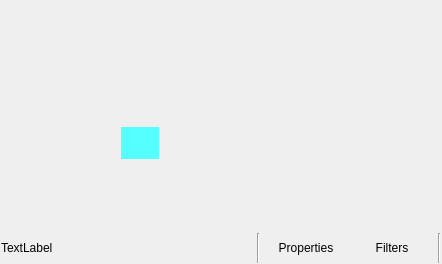
  <widget class="QWidget" name="centralwidget">
   <property name="styleSheet">
    <string notr="true"/>
   </property>
   <layout class="QVBoxLayout" name="verticalLayout">
    <property name="spacing">
     <number>0</number>
    </property>
    <property name="leftMargin">
     <number>1</number>
    </property>
    <property name="topMargin">
     <number>1</number>
    </property>
    <property name="rightMargin">
     <number>1</number>
    </property>
    <property name="bottomMargin">
     <number>1</number>
    </property>
    <item>
     <widget class="QWidget" name="customWidget" native="true">
      <layout class="QVBoxLayout" name="verticalLayout_9">
       <property name="spacing">
        <number>0</number>
       </property>
       <property name="leftMargin">
        <number>0</number>
       </property>
       <property name="topMargin">
        <number>0</number>
       </property>
       <property name="rightMargin">
        <number>0</number>
       </property>
       <property name="bottomMargin">
        <number>0</number>
       </property>
       <item>
        <widget class="QWidget" name="topWidget" native="true">
         <property name="minimumSize">
          <size>
           <width>0</width>
           <height>50</height>
          </size>
         </property>
         <property name="maximumSize">
          <size>
           <width>16777215</width>
           <height>55</height>
          </size>
         </property>
         <property name="styleSheet">
          <string notr="true"/>
         </property>
         <layout class="QHBoxLayout" name="horizontalLayout_8">
          <property name="spacing">
           <number>0</number>
          </property>
          <property name="leftMargin">
           <number>0</number>
          </property>
          <property name="topMargin">
           <number>0</number>
          </property>
          <property name="rightMargin">
           <number>0</number>
          </property>
          <property name="bottomMargin">
           <number>5</number>
          </property>
          <item>
           <layout class="QHBoxLayout" name="toplayout">
            <property name="spacing">
             <number>0</number>
            </property>
            <property name="leftMargin">
             <number>0</number>
            </property>
            <property name="topMargin">
             <number>0</number>
            </property>
            <property name="rightMargin">
             <number>0</number>
            </property>
            <property name="bottomMargin">
             <number>0</number>
            </property>
           </layout>
          </item>
         </layout>
        </widget>
       </item>
       <item>
        <widget class="QWidget" name="bottomWidget" native="true">
         <layout class="QHBoxLayout" name="bottomLayout">
          <property name="spacing">
           <number>0</number>
          </property>
          <property name="leftMargin">
           <number>0</number>
          </property>
          <property name="topMargin">
           <number>0</number>
          </property>
          <property name="rightMargin">
           <number>0</number>
          </property>
          <property name="bottomMargin">
           <number>0</number>
          </property>
          <item>
           <widget class="QWidget" name="leftWidget" native="true">
            <property name="minimumSize">
             <size>
              <width>120</width>
              <height>0</height>
             </size>
            </property>
            <property name="maximumSize">
             <size>
              <width>120</width>
              <height>16777215</height>
             </size>
            </property>
            <layout class="QVBoxLayout" name="leftLayout">
             <property name="spacing">
              <number>0</number>
             </property>
             <property name="leftMargin">
              <number>0</number>
             </property>
             <property name="topMargin">
              <number>0</number>
             </property>
             <property name="rightMargin">
              <number>0</number>
             </property>
             <property name="bottomMargin">
              <number>0</number>
             </property>
             <item>
              <layout class="QVBoxLayout" name="verticalLayout_10">
               <property name="spacing">
                <number>0</number>
               </property>
              </layout>
             </item>
            </layout>
           </widget>
          </item>
          <item>
           <widget class="QWidget" name="rightwidget" native="true">
            <property name="minimumSize">
             <size>
              <width>305</width>
              <height>0</height>
             </size>
            </property>
            <property name="maximumSize">
             <size>
              <width>16777215</width>
              <height>16777215</height>
             </size>
            </property>
            <property name="styleSheet">
             <string notr="true"/>
            </property>
            <layout class="QHBoxLayout" name="horizontalLayout_9">
             <property name="spacing">
              <number>0</number>
             </property>
             <property name="leftMargin">
              <number>0</number>
             </property>
             <property name="topMargin">
              <number>0</number>
             </property>
             <property name="rightMargin">
              <number>0</number>
             </property>
             <property name="bottomMargin">
              <number>0</number>
             </property>
             <item>
              <widget class="QWidget" name="MidWidget" native="true">
               <property name="maximumSize">
                <size>
                 <width>16777215</width>
                 <height>16777215</height>
                </size>
               </property>
               <property name="styleSheet">
                <string notr="true"/>
               </property>
               <layout class="QVBoxLayout" name="verticalLayout_8">
                <property name="spacing">
                 <number>0</number>
                </property>
                <property name="leftMargin">
                 <number>0</number>
                </property>
                <property name="topMargin">
                 <number>0</number>
                </property>
                <property name="rightMargin">
                 <number>0</number>
                </property>
                <property name="bottomMargin">
                 <number>0</number>
                </property>
                <item>
                 <widget class="QWidget" name="UserInfo" native="true">
                  <property name="minimumSize">
                   <size>
                    <width>0</width>
                    <height>76</height>
                   </size>
                  </property>
                  <property name="maximumSize">
                   <size>
                    <width>16777215</width>
                    <height>76</height>
                   </size>
                  </property>
                  <layout class="QVBoxLayout" name="verticalLayout_13">
                   <property name="spacing">
                    <number>0</number>
                   </property>
                   <property name="leftMargin">
                    <number>0</number>
                   </property>
                   <property name="topMargin">
                    <number>0</number>
                   </property>
                   <property name="rightMargin">
                    <number>0</number>
                   </property>
                   <property name="bottomMargin">
                    <number>0</number>
                   </property>
                  </layout>
                 </widget>
                </item>
                <item>
                 <widget class="QWidget" name="previewWidget" native="true">
                  <property name="styleSheet">
                   <string notr="true">background-color: rgb(85, 255, 255);</string>
                  </property>
                  <layout class="QVBoxLayout" name="verticalLayout_7">
                   <property name="spacing">
                    <number>0</number>
                   </property>
                   <property name="leftMargin">
                    <number>0</number>
                   </property>
                   <property name="topMargin">
                    <number>0</number>
                   </property>
                   <property name="rightMargin">
                    <number>0</number>
                   </property>
                   <property name="bottomMargin">
                    <number>0</number>
                   </property>
                   <item>
                    <widget class="OBSBasicPreview" name="preview" native="true">
                     <property name="sizePolicy">
                      <sizepolicy hsizetype="Expanding" vsizetype="Expanding">
                       <horstretch>0</horstretch>
                       <verstretch>0</verstretch>
                      </sizepolicy>
                     </property>
                     <property name="minimumSize">
                      <size>
                       <width>32</width>
                       <height>32</height>
                      </size>
                     </property>
                     <property name="maximumSize">
                      <size>
                       <width>16777215</width>
                       <height>16777215</height>
                      </size>
                     </property>
                     <property name="focusPolicy">
                      <enum>Qt::ClickFocus</enum>
                     </property>
                     <property name="contextMenuPolicy">
                      <enum>Qt::CustomContextMenu</enum>
                     </property>
                    </widget>
                   </item>
                  </layout>
                 </widget>
                </item>
                <item>
                 <widget class="QWidget" name="bottomConfigWidget" native="true">
                  <property name="minimumSize">
                   <size>
                    <width>0</width>
                    <height>74</height>
                   </size>
                  </property>
                  <property name="maximumSize">
                   <size>
                    <width>16777215</width>
                    <height>74</height>
                   </size>
                  </property>
                  <property name="styleSheet">
                   <string notr="true"/>
                  </property>
                 </widget>
                </item>
               </layout>
              </widget>
             </item>
             <item>
              <widget class="QWidget" name="chatwidget" native="true">
               <property name="minimumSize">
                <size>
                 <width>282</width>
                 <height>0</height>
                </size>
               </property>
               <property name="maximumSize">
                <size>
                 <width>500</width>
                 <height>16777215</height>
                </size>
               </property>
               <layout class="QVBoxLayout" name="verticalLayout_14">
                <item>
                 <layout class="QVBoxLayout" name="verticalLayout_11">
                  <property name="spacing">
                   <number>0</number>
                  </property>
                 </layout>
                </item>
               </layout>
              </widget>
             </item>
            </layout>
           </widget>
          </item>
         </layout>
        </widget>
       </item>
      </layout>
     </widget>
    </item>
    <item>
     <widget class="QWidget" name="contextContainer" native="true">
      <property name="sizePolicy">
       <sizepolicy hsizetype="Preferred" vsizetype="Preferred">
        <horstretch>0</horstretch>
        <verstretch>0</verstretch>
       </sizepolicy>
      </property>
      <property name="minimumSize">
       <size>
        <width>0</width>
        <height>30</height>
       </size>
      </property>
      <property name="maximumSize">
       <size>
        <width>16777215</width>
        <height>30</height>
       </size>
      </property>
      <layout class="QHBoxLayout" name="horizontalLayout9">
       <property name="spacing">
        <number>0</number>
       </property>
       <property name="sizeConstraint">
        <enum>QLayout::SetDefaultConstraint</enum>
       </property>
       <property name="leftMargin">
        <number>0</number>
       </property>
       <property name="topMargin">
        <number>0</number>
       </property>
       <property name="rightMargin">
        <number>0</number>
       </property>
       <property name="bottomMargin">
        <number>0</number>
       </property>
       <item>
        <widget class="QWidget" name="contextSubContainer" native="true">
         <property name="sizePolicy">
          <sizepolicy hsizetype="Preferred" vsizetype="Preferred">
           <horstretch>0</horstretch>
           <verstretch>0</verstretch>
          </sizepolicy>
         </property>
         <property name="minimumSize">
          <size>
           <width>0</width>
           <height>0</height>
          </size>
         </property>
         <layout class="QHBoxLayout" name="horizontalLayout_5">
          <property name="spacing">
           <number>6</number>
          </property>
          <property name="leftMargin">
           <number>0</number>
          </property>
          <property name="topMargin">
           <number>0</number>
          </property>
          <property name="rightMargin">
           <number>0</number>
          </property>
          <property name="bottomMargin">
           <number>0</number>
          </property>
          <item>
           <widget class="QLabel" name="contextSourceLabel">
            <property name="sizePolicy">
             <sizepolicy hsizetype="Preferred" vsizetype="Fixed">
              <horstretch>0</horstretch>
              <verstretch>0</verstretch>
             </sizepolicy>
            </property>
            <property name="minimumSize">
             <size>
              <width>250</width>
              <height>22</height>
             </size>
            </property>
            <property name="maximumSize">
             <size>
              <width>250</width>
              <height>22</height>
             </size>
            </property>
            <property name="text">
             <string>TextLabel</string>
            </property>
           </widget>
          </item>
          <item>
           <widget class="Line" name="line_3">
            <property name="orientation">
             <enum>Qt::Vertical</enum>
            </property>
           </widget>
          </item>
          <item>
           <widget class="QPushButton" name="sourcePropertiesButton">
            <property name="sizePolicy">
             <sizepolicy hsizetype="Minimum" vsizetype="Fixed">
              <horstretch>0</horstretch>
              <verstretch>0</verstretch>
             </sizepolicy>
            </property>
            <property name="minimumSize">
             <size>
              <width>0</width>
              <height>22</height>
             </size>
            </property>
            <property name="maximumSize">
             <size>
              <width>16777215</width>
              <height>22</height>
             </size>
            </property>
            <property name="toolTip">
             <string>Properties</string>
            </property>
            <property name="text">
             <string>Properties</string>
            </property>
            <property name="icon">
             <iconset resource="obs.qrc">
              <normaloff>:/settings/images/settings/general.svg</normaloff>:/settings/images/settings/general.svg</iconset>
            </property>
            <property name="flat">
             <bool>true</bool>
            </property>
            <property name="themeID2" stdset="0">
             <string notr="true">contextBarButton</string>
            </property>
           </widget>
          </item>
          <item>
           <widget class="QPushButton" name="sourceFiltersButton">
            <property name="minimumSize">
             <size>
              <width>0</width>
              <height>22</height>
             </size>
            </property>
            <property name="maximumSize">
             <size>
              <width>16777215</width>
              <height>22</height>
             </size>
            </property>
            <property name="toolTip">
             <string>Filters</string>
            </property>
            <property name="text">
             <string>Filters</string>
            </property>
            <property name="icon">
             <iconset resource="obs.qrc">
              <normaloff>:/res/images/filter.svg</normaloff>:/res/images/filter.svg</iconset>
            </property>
            <property name="flat">
             <bool>true</bool>
            </property>
            <property name="themeID2" stdset="0">
             <string notr="true">contextBarButton</string>
            </property>
           </widget>
          </item>
          <item>
           <widget class="Line" name="line">
            <property name="orientation">
             <enum>Qt::Vertical</enum>
            </property>
           </widget>
          </item>
         </layout>
        </widget>
       </item>
       <item>
        <widget class="QWidget" name="emptySpace" native="true">
         <property name="sizePolicy">
          <sizepolicy hsizetype="Expanding" vsizetype="Fixed">
           <horstretch>0</horstretch>
           <verstretch>0</verstretch>
          </sizepolicy>
         </property>
         <property name="minimumSize">
          <size>
           <width>0</width>
           <height>22</height>
          </size>
         </property>
         <property name="maximumSize">
          <size>
           <width>16777215</width>
           <height>22</height>
          </size>
         </property>
         <layout class="QHBoxLayout" name="horizontalLayout_6">
          <property name="spacing">
           <number>0</number>
          </property>
          <property name="leftMargin">
           <number>0</number>
          </property>
          <property name="topMargin">
           <number>0</number>
          </property>
          <property name="rightMargin">
           <number>0</number>
          </property>
          <property name="bottomMargin">
           <number>0</number>
          </property>
         </layout>
        </widget>
       </item>
      </layout>
     </widget>
    </item>
   </layout>
  </widget>
